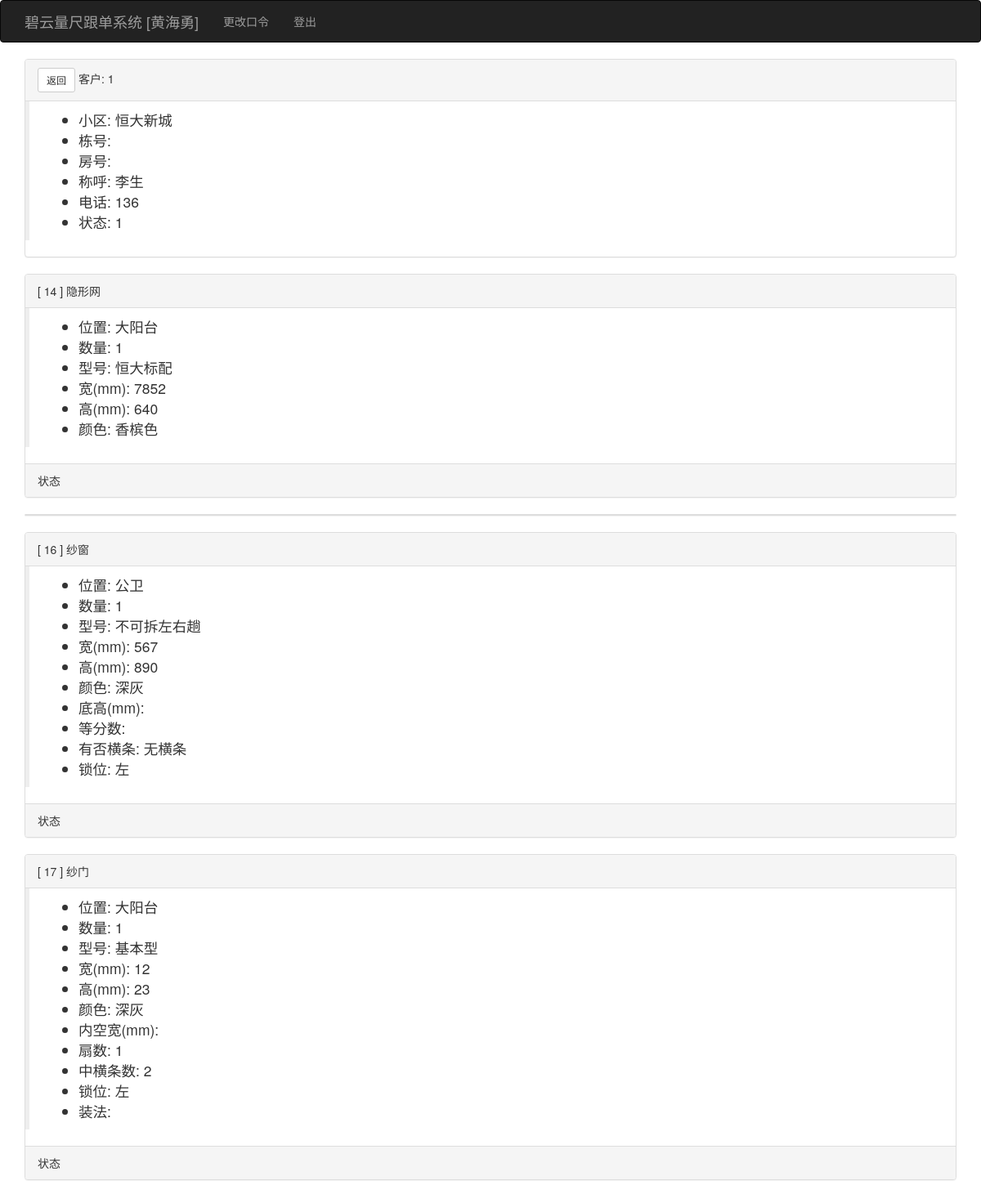
The app's page /viewkehudd/1 (signed in), older data.
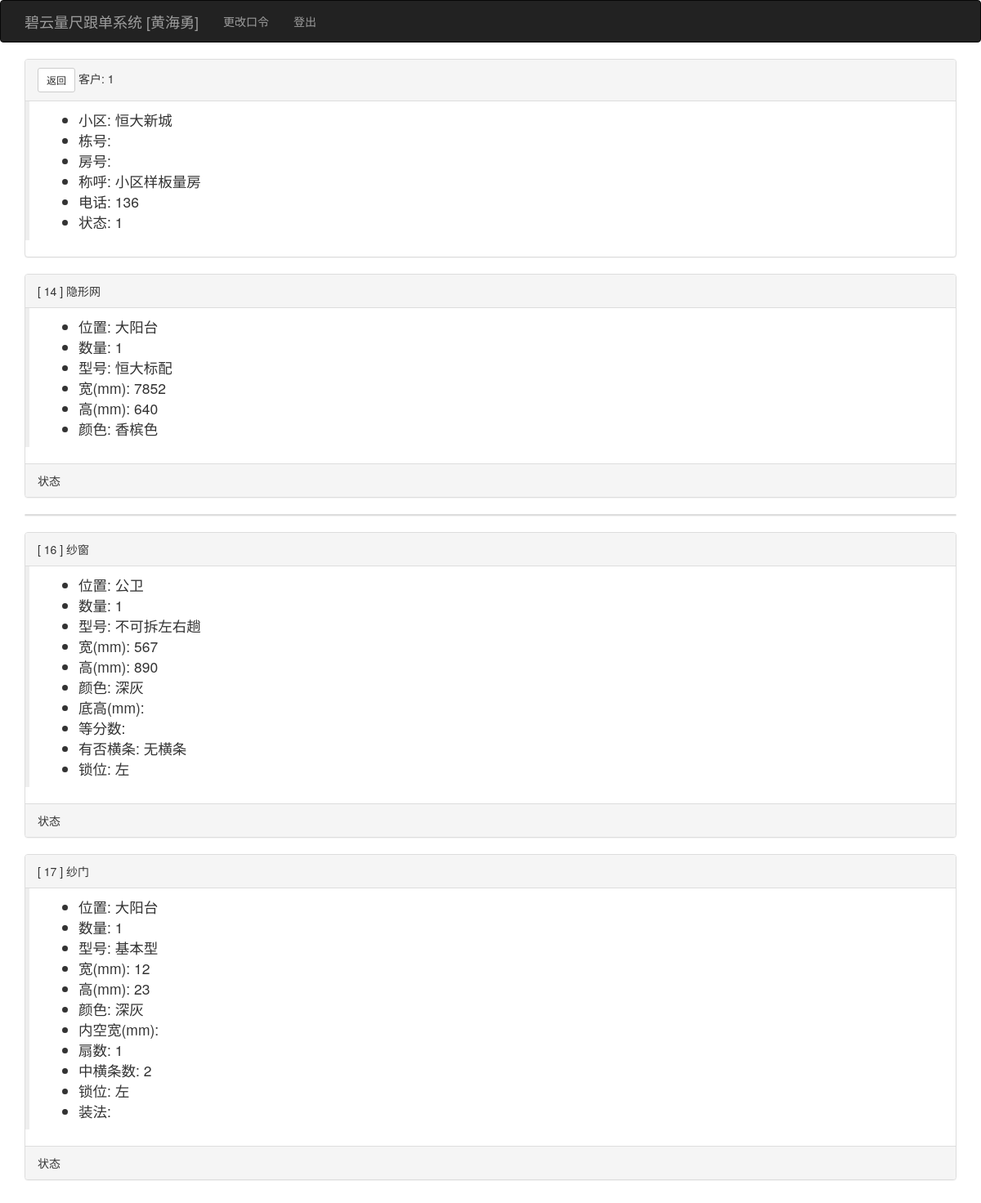
The same page, newer data.
### app/models.py (models this page shows, shortened)
class Kehu(db.Model):
    __tablename__ = 'kehus'
    id = db.Column(db.Integer, primary_key=True)
    user_id = db.Column(db.Integer, db.ForeignKey('users.id'))
    xiaoqu_id = db.Column(db.Integer, db.ForeignKey('xiaoqus.id'))
    fangjian = db.Column(db.String(64))
    chenghu = db.Column(db.String(64))
    tel = db.Column(db.String(64))
    zje = db.Column(db.Float)
    beizhu = db.Column(db.String(64))
    status = db.Column(db.Integer, default=1)  # 1已测尺、2已下单、3已安装、4已清款
    time0 = db.Column(db.DateTime(), default=datetime.utcnow)
    time1 = db.Column(db.DateTime())
    time2 = db.Column(db.DateTime())
    time3 = db.Column(db.DateTime())
    dingdans = db.relationship('Dingdan', backref='kehu', lazy='dynamic')

### app/main/views.py (the view)
@main.route('/viewkehudd/<int:id>', methods=['GET', 'POST'])
@login_required
def viewkehudd(id):
    kehu = Kehu.query.get(id)
    return render_template('viewkehudd.html', kehu=kehu)

### app/models.py (called while the page is built)
    @login_manager.user_loader
    def load_user(user_id):
        return User.query.get(int(user_id))

### app/templates/viewkehudd.html (shortened to what this page needs)
{% extends "base.html" %}
{% import "bootstrap/wtf.html" as wtf %}
{% block page_content %}
           <div class="panel panel-default">
                <div class="panel-heading"> <a class="btn btn-default btn-sm" href="{{ url_for('main.kehulist') }}">返回</a> 客户: {{ kehu.id }}</div>
                <div class="post-body">
                    <blockquote>
                    <ul>
                    <li>小区: {{ kehu.xiaoqu.xiaoqu }}</li>
                    <li>栋号: {{ kehu.donghao }}</li>
                    <li>房号: {{ kehu.fanghao }}</li>
                    <li>称呼: {{ kehu.chenghu }}</li>
                    <li>电话: {{ kehu.tel }}</li>
                    <li>状态: {{ kehu.status }}</li>
                    </ul>
                    </blockquote>
                </div>
            </div>
    {% for dingdan in kehu.dingdans %}
            <div class="panel panel-default">
        {% if dingdan.chanpin.pinming == '隐形网' %}
                <div class="panel-heading">[ {{ dingdan.id }} ] 隐形网</div>
                <div class="post-body">
                    <blockquote>
                    <ul>
                        <li>位置: {{ dingdan.weizhi }}</li>
                        <li>数量: {{ dingdan.shuliang }}</li>
                        <li>型号: {{ dingdan.xinghao }}</li>
                        <li>宽(mm): {{ dingdan.kuan_chang }}</li>
                        <li>高(mm): {{ dingdan.gao }}</li>
                        <li>颜色: {{ dingdan.color }}</li>
                    </ul>
                    </blockquote>
                </div>
                <div class="panel-footer">状态</div>
        {% elif dingdan.chanpin.pinming == '纱门' %}
                <div class="panel-heading">[ {{ dingdan.id }} ] 纱门</div>
                <div class="post-body">
                    <blockquote>
                    <ul>
                        <li>位置: {{ dingdan.weizhi }}</li>
                        <li>数量: {{ dingdan.shuliang }}</li>
                        <li>型号: {{ dingdan.xinghao }}</li>
                        <li>宽(mm): {{ dingdan.kuan_chang }}</li>
                        <li>高(mm): {{ dingdan.gao }}</li>
                        <li>颜色: {{ dingdan.color }}</li>
                        <li>内空宽(mm): {{ dingdan.meikuan_digao }}</li>
                        <li>扇数: {{ dingdan.shanshu }}</li>
                        <li>中横条数: {{ dingdan.zhonghengtiaoshu_gantiaoshu }}</li>
                        <li>锁位: {{ dingdan.shuowei }}</li>
                        <li>装法: {{ dingdan.zhangfa }}</li>
                    </ul>
                    </blockquote>
                </div>
                <div class="panel-footer">状态</div>
        {% elif dingdan.chanpin.pinming == '纱窗' %}
                <div class="panel-heading">[ {{ dingdan.id }} ] 纱窗</div>
                <div class="post-body">
                    <blockquote>
                    <ul>
                        <li>位置: {{ dingdan.weizhi }}</li>
                        <li>数量: {{ dingdan.shuliang }}</li>
                        <li>型号: {{ dingdan.xinghao }}</li>
                        <li>宽(mm): {{ dingdan.kuan_chang }}</li>
                        <li>高(mm): {{ dingdan.gao }}</li>
                        <li>颜色: {{ dingdan.color }}</li>
                        <li>底高(mm): {{ dingdan.meikuan_digao }}</li>
                        <li>等分数: {{ dingdan.dengfenshu }}</li>
                        <li>有否横条: {{ dingdan.ishaveht }}</li>
                        <li>锁位: {{ dingdan.shuowei }}</li>
                    </ul>
                    </blockquote>
                </div>
                <div class="panel-footer">状态</div>
        {% endif %}
            </div>
    {% endfor %}
{% endblock %}

Row changes from the older to the newer data that the page shows:
changed Kehu id 1: chenghu "李生" → "小区样板量房"
